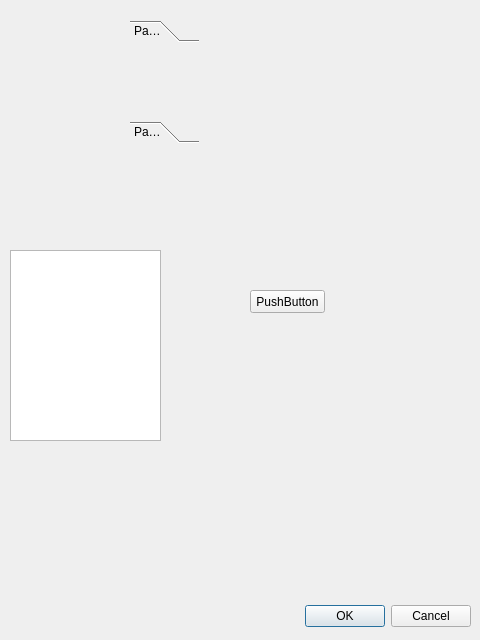
<?xml version="1.0" encoding="UTF-8"?>
<ui version="4.0">
 <class>Dialog</class>
 <widget class="QDialog" name="Dialog">
  <property name="geometry">
   <rect>
    <x>0</x>
    <y>0</y>
    <width>480</width>
    <height>640</height>
   </rect>
  </property>
  <property name="windowTitle">
   <string>Dialog</string>
  </property>
  <widget class="QDialogButtonBox" name="buttonBox">
   <property name="geometry">
    <rect>
     <x>10</x>
     <y>600</y>
     <width>461</width>
     <height>32</height>
    </rect>
   </property>
   <property name="orientation">
    <enum>Qt::Horizontal</enum>
   </property>
   <property name="standardButtons">
    <set>QDialogButtonBox::Cancel|QDialogButtonBox::Ok</set>
   </property>
  </widget>
  <widget class="QToolBox" name="toolBox">
   <property name="geometry">
    <rect>
     <x>130</x>
     <y>20</y>
     <width>69</width>
     <height>123</height>
    </rect>
   </property>
   <property name="currentIndex">
    <number>0</number>
   </property>
   <widget class="QWidget" name="page">
    <property name="geometry">
     <rect>
      <x>0</x>
      <y>0</y>
      <width>69</width>
      <height>69</height>
     </rect>
    </property>
    <attribute name="label">
     <string>Page 1</string>
    </attribute>
   </widget>
   <widget class="QWidget" name="page_2">
    <property name="geometry">
     <rect>
      <x>0</x>
      <y>0</y>
      <width>100</width>
      <height>30</height>
     </rect>
    </property>
    <attribute name="label">
     <string>Page 2</string>
    </attribute>
   </widget>
  </widget>
  <widget class="QTreeView" name="treeView">
   <property name="geometry">
    <rect>
     <x>10</x>
     <y>250</y>
     <width>151</width>
     <height>191</height>
    </rect>
   </property>
  </widget>
  <widget class="QPushButton" name="pushButton">
   <property name="geometry">
    <rect>
     <x>250</x>
     <y>290</y>
     <width>75</width>
     <height>23</height>
    </rect>
   </property>
   <property name="text">
    <string>PushButton</string>
   </property>
  </widget>
 </widget>
 <resources/>
 <connections>
  <connection>
   <sender>buttonBox</sender>
   <signal>accepted()</signal>
   <receiver>Dialog</receiver>
   <slot>accept()</slot>
   <hints>
    <hint type="sourcelabel">
     <x>248</x>
     <y>254</y>
    </hint>
    <hint type="destinationlabel">
     <x>157</x>
     <y>274</y>
    </hint>
   </hints>
  </connection>
  <connection>
   <sender>buttonBox</sender>
   <signal>rejected()</signal>
   <receiver>Dialog</receiver>
   <slot>reject()</slot>
   <hints>
    <hint type="sourcelabel">
     <x>316</x>
     <y>260</y>
    </hint>
    <hint type="destinationlabel">
     <x>286</x>
     <y>274</y>
    </hint>
   </hints>
  </connection>
  <connection>
   <sender>pushButton</sender>
   <signal>clicked()</signal>
   <receiver>buttonBox</receiver>
   <slot>update()</slot>
   <hints>
    <hint type="sourcelabel">
     <x>279</x>
     <y>309</y>
    </hint>
    <hint type="destinationlabel">
     <x>344</x>
     <y>617</y>
    </hint>
   </hints>
  </connection>
 </connections>
</ui>
